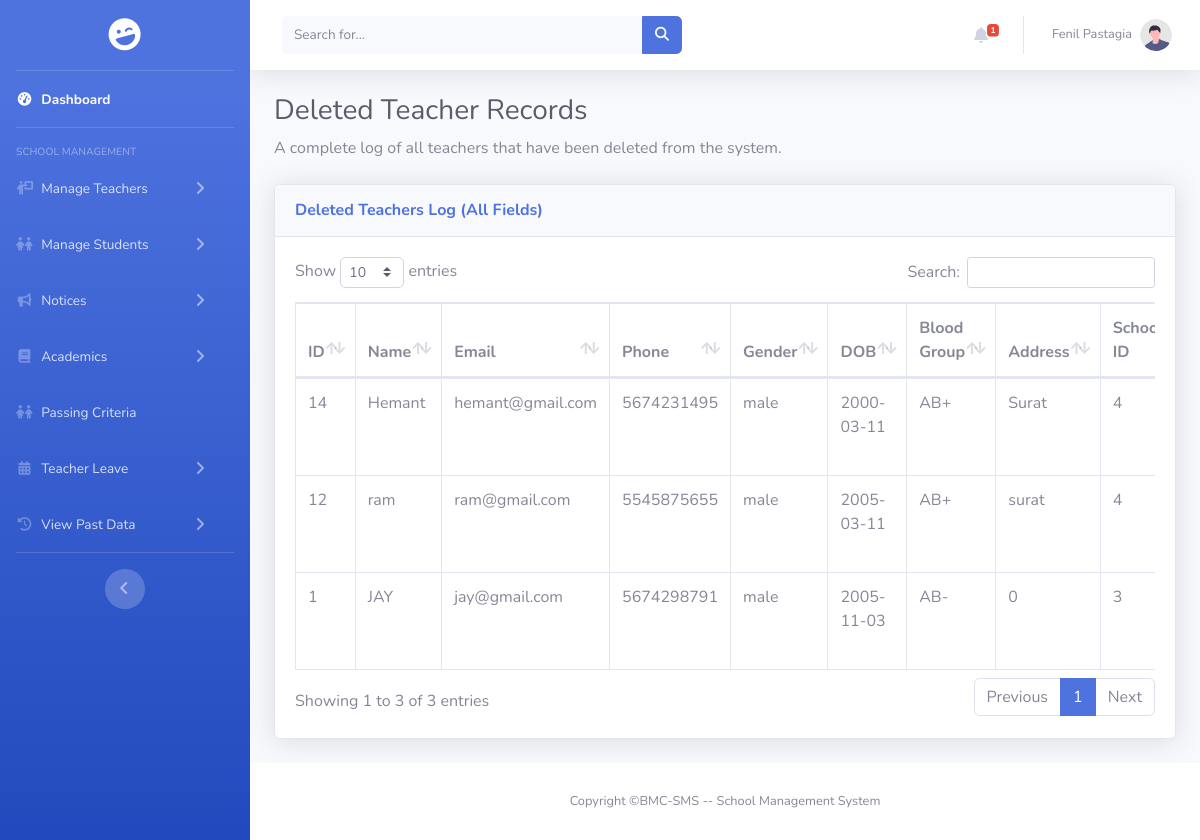
Before: /pages/past_record/past_teacher.php (signed in) with the older database file.
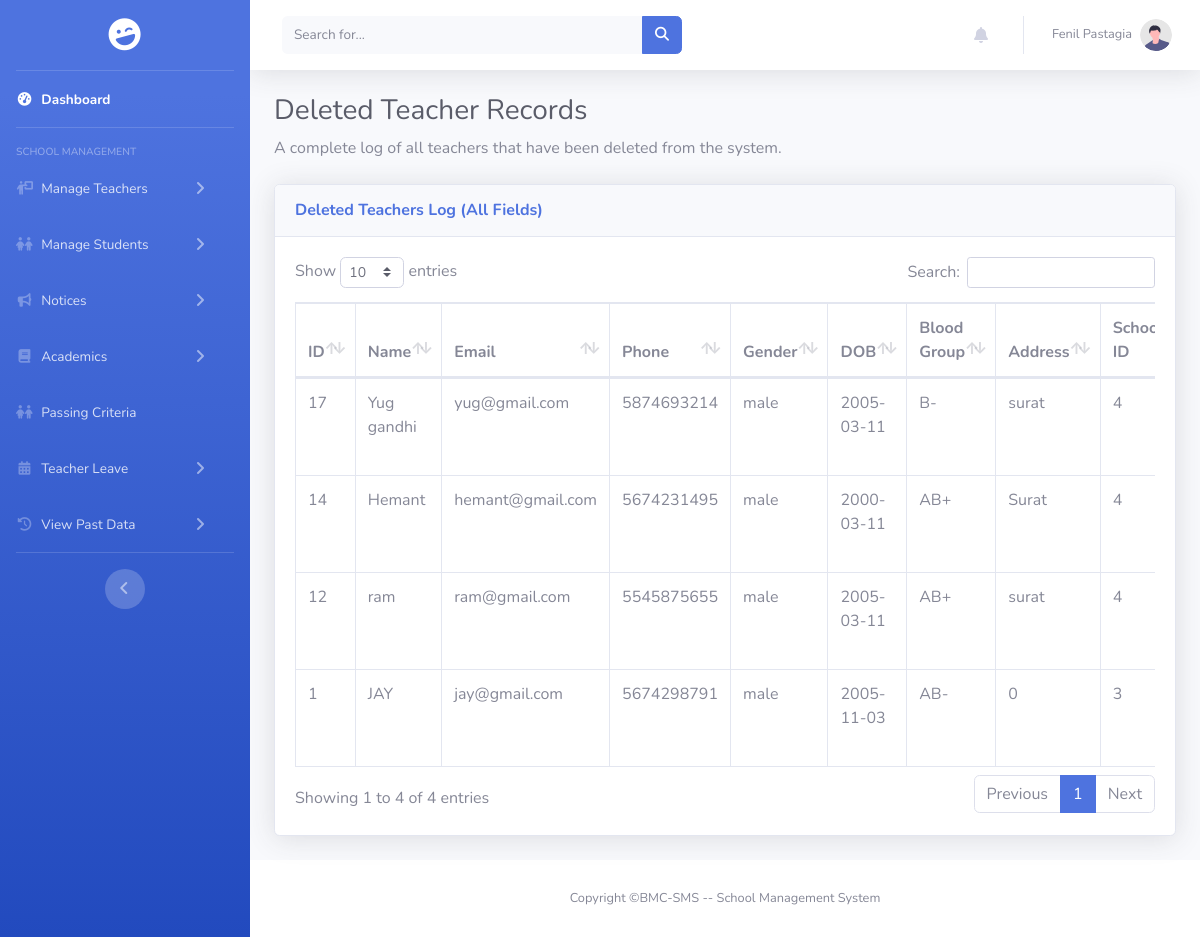
After: the same page with the newer database file.
### tables this page shows
CREATE TABLE `deleted_teachers` (
  `id` int(11) NOT NULL,
  `teacher_name` varchar(100) DEFAULT NULL,
  `email` varchar(100) DEFAULT NULL,
  `phone` varchar(15) DEFAULT NULL,
  `gender` enum('male','female','other') DEFAULT NULL,
  `dob` date DEFAULT NULL,
  `blood_group` enum('A+','A-','B+','B-','AB+','AB-','O+','O-') DEFAULT NULL,
  `address` text DEFAULT NULL,
  `school_id` int(11) DEFAULT NULL,
  `qualification` varchar(100) DEFAULT NULL,
  `subject` varchar(100) DEFAULT NULL,
  `language_known` varchar(100) DEFAULT NULL,
  `salary` decimal(10,2) DEFAULT NULL,
  `std` set('Nursery','Junior','Senior','1','2','3','4','5','6','7','8','9','10','11','12') DEFAULT NULL,
  `experience` varchar(50) DEFAULT NULL,
  `batch` enum('Morning','Evening') DEFAULT NULL,
  `class_teacher` tinyint(1) DEFAULT NULL,
  `class_teacher_std` varchar(10) DEFAULT NULL,
  `deleted_by_role` varchar(50) DEFAULT NULL,
  `deleted_at` timestamp NOT NULL DEFAULT current_timestamp()
);

### encryption.php (called while the page is built, shortened)
<?php
function decrypt_id($encrypted)
{
    return openssl_decrypt($encrypted, ENCRYPTION_METHOD, ENCRYPTION_KEY, 0, ENCRYPTION_IV);
}

### pages/past_record/past_teacher.php (the view, shortened to what the changed rows need)
<?php
include_once "../../includes/connect.php";
include_once "../../encryption.php";
$query = "SELECT dt.*, s.school_name
          FROM deleted_teachers dt
          LEFT JOIN school s ON dt.school_id = s.id
          ORDER BY dt.deleted_at DESC";
$result = mysqli_query($conn, $query);
?>
<!DOCTYPE html>
<html lang="en">
<head>
    <link href="../../assets/vendor/fontawesome-free/css/all.min.css" rel="stylesheet" type="text/css">
    <link href="../../assets/css/sb-admin-2.min.css" rel="stylesheet">
    <link rel="stylesheet" href="https://cdnjs.cloudflare.com/ajax/libs/font-awesome/6.5.2/css/all.min.css" />
    <link href="../../assets/vendor/datatables/dataTables.bootstrap4.min.css" rel="stylesheet">
    <link rel="stylesheet" href="../../assets/css/sidebar.css">
    <link rel="stylesheet" href="../../assets/css/scrollbar_hidden.css">
</head>
<body id="page-top">
    <div id="wrapper">
        <div id="content-wrapper" class="d-flex flex-column">
            <div id="content">
                <?php include_once '../../includes/header.php'; ?>
                <div class="container-fluid">
                    <h1 class="h3 mb-2 text-gray-800">Deleted Teacher Records</h1>
                    <div class="card shadow mb-4">
                        <div class="card-body">
                            <div class="table-responsive">
                                <table class="table table-bordered" id="pastTeacherTable" width="100%" cellspacing="0">
                                    <thead>
                                        <tr>
                                            <th>ID</th>
                                            <th>Name</th>
                                            <th>Email</th>
                                            <th>Phone</th>
                                            <th>Gender</th>
                                            <th>DOB</th>
                                            <th>Blood Group</th>
                                            <th>Address</th>
                                            <th>School ID</th>
                                        </tr>
                                    </thead>
                                    <tbody>
                                        <?php
                                        if ($result && mysqli_num_rows($result) > 0) {
                                            while ($row = mysqli_fetch_assoc($result)) {
                                                echo "<tr>";
                                                echo "<td>" . htmlspecialchars($row['id']) . "</td>";
                                                echo "<td>" . htmlspecialchars($row['teacher_name'] ?? 'N/A') . "</td>";
                                                echo "<td>" . htmlspecialchars($row['email'] ?? 'N/A') . "</td>";
                                                echo "<td>" . htmlspecialchars($row['phone'] ?? 'N/A') . "</td>";
                                                echo "<td>" . htmlspecialchars($row['gender'] ?? 'N/A') . "</td>";
                                                echo "<td>" . htmlspecialchars($row['dob'] ?? 'N/A') . "</td>";
                                                echo "<td>" . htmlspecialchars($row['blood_group'] ?? 'N/A') . "</td>";
                                                echo "<td>" . htmlspecialchars($row['address'] ?? 'N/A') . "</td>";
                                                echo "<td>" . htmlspecialchars($row['school_id'] ?? 'N/A') . "</td>";
                                                echo "</tr>";
                                            }
                                        } else {
                                            echo "<tr><td colspan='19' class='text-center'>No deleted teachers found</td></tr>";
                                        }
                                        ?>
                                    </tbody>
                                </table>
                            </div>
                        </div>
                    </div>
                </div>
            </div>
        </div>
    </div>
</body>
</html>

### includes/header.php (shortened to what the changed rows need)
<?php
include_once $_SERVER['DOCUMENT_ROOT'] . '/BMC-SMS/includes/connect.php';
include_once $_SERVER['DOCUMENT_ROOT'] . '/BMC-SMS/encryption.php';
$isLoggedIn = false;
if (isset($_COOKIE['encrypted_user_role'])) {
    $isLoggedIn = true;
}
$unread_count = 0;
if ($isLoggedIn && isset($_COOKIE['encrypted_user_id'])) {
    $current_user_id = decrypt_id($_COOKIE['encrypted_user_id']);
    if ($current_user_id && isset($conn) && $conn->ping()) {
        $stmt_count = $conn->prepare("SELECT COUNT(*) as unread_count FROM notifications WHERE user_id = ? AND is_read = 0");
        $stmt_count->bind_param("i", $current_user_id);
        $stmt_count->execute();
        $unread_count = $stmt_count->get_result()->fetch_assoc()['unread_count'];
    }
}
?>
<nav class="navbar navbar-expand navbar-light bg-white topbar mb-4 static-top shadow">
    <ul class="navbar-nav ml-auto">
        <li class="nav-item dropdown no-arrow mx-1">
            <a class="nav-link dropdown-toggle" href="#" id="alertsDropdown" role="button" data-toggle="dropdown"
                aria-haspopup="true" aria-expanded="false">
                <i class="fas fa-bell fa-fw"></i>
                <?php if ($unread_count > 0): ?>
                <span class="badge badge-danger badge-counter">
                    <?php echo ($unread_count > 5) ? '5+' : $unread_count; ?>
                </span>
                <?php endif; ?>
            </a>
        </li>
    </ul>
</nav>

Changed rows visible on the page:
added deleted_teachers: id "17", teacher_name "Yug gandhi", email "yug@gmail.com", phone "5874693214", gender "male", dob "2005-03-11", blood_group "B-", address "surat", school "4"
Other visible differences:
text written by a page script: "Show entries Search: Showing 1 to 3 of 3 entries Previous 1 Next" → "Show entries Search: Showing 1 to 4 of 4 entries Previous 1 Next"
$unread_count: "1" → (not shown)
